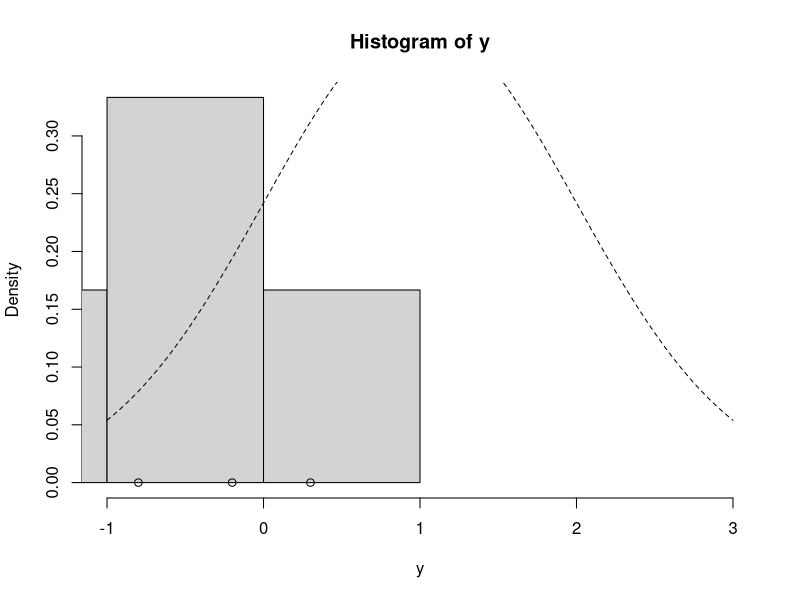
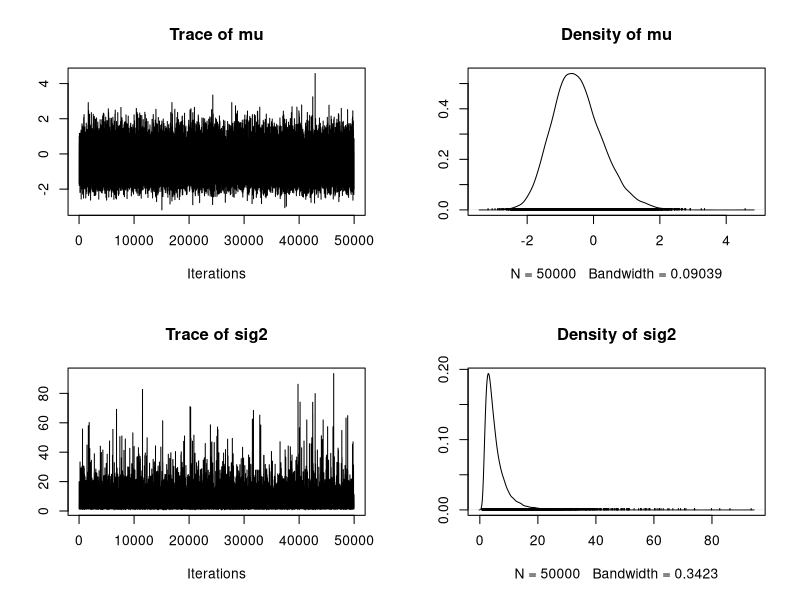

Write R code to recreate these figures, in order.
library("coda")

update_mu = function(n, ybar, sig2, mu_0, sig2_0) {
  sig2_1 = 1.0 / (n / sig2 + 1.0 / sig2_0)
  mu_1 = sig2_1 * (n * ybar / sig2 + mu_0 / sig2_0)
  rnorm(n=1, mean=mu_1, sd=sqrt(sig2_1))
}

update_sig2 = function(n, y, mu, nu_0, beta_0) {
  nu_1 = nu_0 + n / 2.0
  sumsq = sum( (y - mu)^2 ) # vectorized
  beta_1 = beta_0 + sumsq / 2.0
  out_gamma = rgamma(n=1, shape=nu_1, rate=beta_1) # rate for gamma is shape for inv-gamma
  1.0 / out_gamma # reciprocal of a gamma random variable is distributed inv-gamma
}

gibbs = function(y, n_iter, init, prior) {
  ybar = mean(y)
  n = length(y)
  
  ## initialize
  mu_out = numeric(n_iter)
  sig2_out = numeric(n_iter)
  
  mu_now = init$mu
  
  ## Gibbs sampler
  for (i in 1:n_iter) {
    sig2_now = update_sig2(n=n, y=y, mu=mu_now, nu_0=prior$nu_0, beta_0=prior$beta_0)
    mu_now = update_mu(n=n, ybar=ybar, sig2=sig2_now, mu_0=prior$mu_0, sig2_0=prior$sig2_0)
    
    sig2_out[i] = sig2_now
    mu_out[i] = mu_now
  }
  
  cbind(mu=mu_out, sig2=sig2_out)
}

#y = c(1.2, 1.4, -0.5, 0.3, 0.9, 2.3, 1.0, 0.1, 1.3, 1.9)
y = c(-0.2, -1.5, -5.3, 0.3, -0.8, -2.2)
ybar = mean(y)
n = length(y)

## prior
prior = list()
prior$mu_0 = 1.0
prior$sig2_0 = 1.0
prior$n_0 = 2.0 # prior effective sample size for sig2
prior$s2_0 = 1.0 # prior point estimate for sig2
prior$nu_0 = prior$n_0 / 2.0 # prior parameter for inverse-gamma
prior$beta_0 = prior$n_0 * prior$s2_0 / 2.0 # prior parameter for inverse-gamma

hist(y, freq=FALSE, xlim=c(-1.0, 3.0)) # histogram of the data
curve(dnorm(x=x, mean=prior$mu_0, sd=sqrt(prior$sig2_0)), lty=2, add=TRUE) # prior for mu
points(y, rep(0,n), pch=1) # individual data points
points(ybar, 0, pch=19) # sample mean

set.seed(53)

init = list()
init$mu = 0.0

post = gibbs(y=y, n_iter=5e4, init=init, prior=prior)

plot(as.mcmc(post))
summary(as.mcmc(post))

